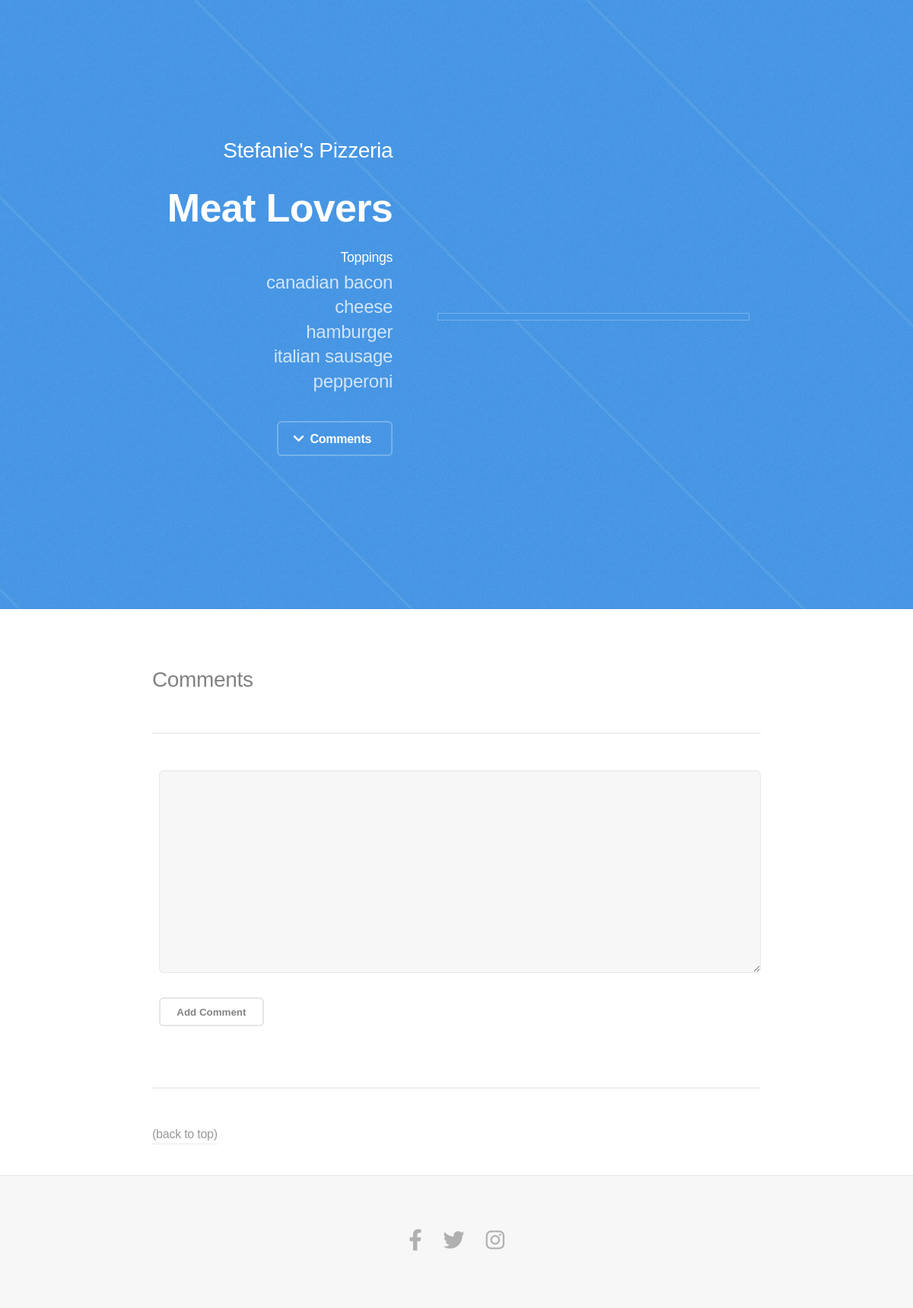
The page /pizzas/4 on the database its author committed.
### pizzas/models.py (models this page shows)
class Pizza(models.Model):
    name = models.CharField(max_length=256)
    data_added = models.DateTimeField(auto_now_add=True)
    def __str__(self):
        return self.name

class Topping(models.Model):
    name = models.CharField(max_length=256)
    pizza = models.ForeignKey(Pizza, on_delete=models.CASCADE)
    date_added = models.DateTimeField(auto_now_add=True)
    def __str__(self):
        return self.name

### pizzas/views.py (the view, shortened to what this page needs)
# urls.py: path("pizzas/<int:pizza_id>", views.pizza, name="pizza"),
def pizza(request, pizza_id):
    pizza = Pizza.objects.get(id=pizza_id)
    toppings = pizza.topping_set.order_by("name")
    comments = pizza.comment_set.order_by("-date_added")
    form = CommentForm()
    context = {"pizza": pizza, "toppings": toppings, "comments": comments, "form": form}
    return render(request, "pizzas/pizza.html", context)

### pizzas/forms.py
class CommentForm(forms.ModelForm):
    class Meta:
        model = Comment
        fields = ["comment"]
        labels = {"comment": ""}
        widgets = {"comment": forms.Textarea(attrs={"cols": 80})}

### pizzas/templates/pizzas/pizza.html (shortened to what this page needs)
{% block content %}
{% load static %}
<!DOCTYPE HTML>
<html>
<head>
	<link rel="stylesheet" href="{% static 'assets/css/main.css' %}" />
</head>
<body class="is-preload">
	<header id="header">
		<div class="content">
			<h2><a href="{% url 'pizzas:index' %}">Stefanie's Pizzeria</a></h2>
			<h1>{{pizza}}</h1>
			<h4>Toppings</h4>
			<p>
				{% for topping in toppings %}
				{{ topping }}<br />
				{% endfor %}
			</p>
			<ul class="actions">
				<li><a href="#two" class="button icon solid fa-chevron-down scrolly">Comments</a></li>
			</ul>
		</div>
	</header>
	<section id="two" class="wrapper">
		<div class="inner alt">
			<h2>Comments</h2>
			<section id="comment-form" class="spotlight">
				<form action="#two" method="post">
					{{ form.as_p }}
					<button name="submit">Add Comment</button>
				</form>
			</section>
			<section class="spotlight">
				<a href="#header" class="scrolly">(back to top)</a>
			</section>
		</div>
	</section>
	<footer id="footer">
		<ul class="icons">
			<li><a href="#" class="icon brands fa-facebook-f"><span class="label">Facebook</span></a></li>
			<li><a href="#" class="icon brands fa-twitter"><span class="label">Twitter</span></a></li>
			<li><a href="#" class="icon brands fa-instagram"><span class="label">Instagram</span></a></li>
		</ul>
	</footer>
</body>
</html>
{% endblock content %}

### rows shown on the page
Pizza: name "Meat Lovers"
Topping: name "canadian bacon"
Topping: name "cheese"
Topping: name "hamburger"
Topping: name "italian sausage"
Topping: name "pepperoni"
